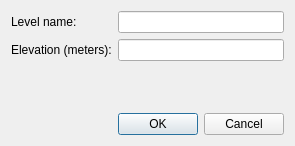
<?xml version="1.0" encoding="UTF-8"?>
<ui version="4.0">
 <class>LevelDialogWGS84</class>
 <widget class="QDialog" name="LevelDialogWGS84">
  <property name="geometry">
   <rect>
    <x>0</x>
    <y>0</y>
    <width>280</width>
    <height>133</height>
   </rect>
  </property>
  <property name="sizePolicy">
   <sizepolicy hsizetype="MinimumExpanding" vsizetype="Preferred">
    <horstretch>0</horstretch>
    <verstretch>0</verstretch>
   </sizepolicy>
  </property>
  <property name="windowTitle">
   <string>Dialog</string>
  </property>
  <layout class="QFormLayout" name="formLayout">
   <item row="0" column="1">
    <widget class="QLineEdit" name="name_line_edit">
     <property name="sizePolicy">
      <sizepolicy hsizetype="MinimumExpanding" vsizetype="Fixed">
       <horstretch>0</horstretch>
       <verstretch>0</verstretch>
      </sizepolicy>
     </property>
    </widget>
   </item>
   <item row="1" column="0">
    <widget class="QLabel" name="elevation_label">
     <property name="text">
      <string>Elevation (meters):</string>
     </property>
    </widget>
   </item>
   <item row="1" column="1">
    <widget class="QLineEdit" name="elevation_line_edit">
     <property name="inputMethodHints">
      <set>Qt::ImhNone</set>
     </property>
     <property name="inputMask">
      <string/>
     </property>
     <property name="text">
      <string/>
     </property>
    </widget>
   </item>
   <item row="2" column="1">
    <spacer name="verticalSpacer">
     <property name="orientation">
      <enum>Qt::Vertical</enum>
     </property>
     <property name="sizeType">
      <enum>QSizePolicy::MinimumExpanding</enum>
     </property>
     <property name="sizeHint" stdset="0">
      <size>
       <width>20</width>
       <height>40</height>
      </size>
     </property>
    </spacer>
   </item>
   <item row="3" column="1">
    <widget class="QDialogButtonBox" name="buttonBox">
     <property name="standardButtons">
      <set>QDialogButtonBox::Cancel|QDialogButtonBox::Ok</set>
     </property>
     <property name="centerButtons">
      <bool>false</bool>
     </property>
    </widget>
   </item>
   <item row="0" column="0">
    <widget class="QLabel" name="name_label">
     <property name="text">
      <string>Level name:</string>
     </property>
    </widget>
   </item>
  </layout>
 </widget>
 <tabstops>
  <tabstop>name_line_edit</tabstop>
  <tabstop>elevation_line_edit</tabstop>
 </tabstops>
 <resources/>
 <connections>
  <connection>
   <sender>buttonBox</sender>
   <signal>accepted()</signal>
   <receiver>LevelDialogWGS84</receiver>
   <slot>accept()</slot>
   <hints>
    <hint type="sourcelabel">
     <x>273</x>
     <y>121</y>
    </hint>
    <hint type="destinationlabel">
     <x>189</x>
     <y>75</y>
    </hint>
   </hints>
  </connection>
  <connection>
   <sender>buttonBox</sender>
   <signal>rejected()</signal>
   <receiver>LevelDialogWGS84</receiver>
   <slot>reject()</slot>
   <hints>
    <hint type="sourcelabel">
     <x>273</x>
     <y>121</y>
    </hint>
    <hint type="destinationlabel">
     <x>189</x>
     <y>75</y>
    </hint>
   </hints>
  </connection>
 </connections>
</ui>
